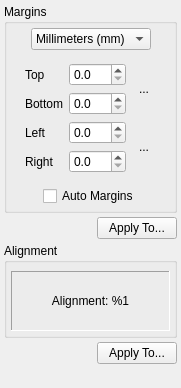
<?xml version="1.0" encoding="UTF-8"?>
<ui version="4.0">
 <class>PageLayoutOptionsWidget</class>
 <widget class="QWidget" name="PageLayoutOptionsWidget">
  <property name="geometry">
   <rect>
    <x>0</x>
    <y>0</y>
    <width>181</width>
    <height>388</height>
   </rect>
  </property>
  <property name="windowTitle">
   <string notr="true">Form</string>
  </property>
  <layout class="QVBoxLayout" name="verticalLayout_2">
   <property name="spacing">
    <number>4</number>
   </property>
   <property name="leftMargin">
    <number>4</number>
   </property>
   <property name="topMargin">
    <number>4</number>
   </property>
   <property name="rightMargin">
    <number>4</number>
   </property>
   <property name="bottomMargin">
    <number>4</number>
   </property>
   <item>
    <widget class="QGroupBox" name="marginsGroup">
     <property name="title">
      <string>Margins</string>
     </property>
     <layout class="QVBoxLayout" name="verticalLayout">
      <property name="spacing">
       <number>4</number>
      </property>
      <property name="leftMargin">
       <number>4</number>
      </property>
      <property name="topMargin">
       <number>4</number>
      </property>
      <property name="rightMargin">
       <number>4</number>
      </property>
      <property name="bottomMargin">
       <number>4</number>
      </property>
      <item>
       <layout class="QHBoxLayout" name="horizontalLayout">
        <item>
         <spacer name="horizontalSpacer_5">
          <property name="orientation">
           <enum>Qt::Horizontal</enum>
          </property>
          <property name="sizeHint" stdset="0">
           <size>
            <width>4</width>
            <height>20</height>
           </size>
          </property>
         </spacer>
        </item>
        <item>
         <layout class="QVBoxLayout" name="verticalLayout_3">
          <item>
           <widget class="QComboBox" name="unitsComboBox">
            <item>
             <property name="text">
              <string>Millimeters (mm)</string>
             </property>
            </item>
            <item>
             <property name="text">
              <string>Inches (in)</string>
             </property>
            </item>
           </widget>
          </item>
         </layout>
        </item>
        <item>
         <spacer name="horizontalSpacer_4">
          <property name="orientation">
           <enum>Qt::Horizontal</enum>
          </property>
          <property name="sizeHint" stdset="0">
           <size>
            <width>4</width>
            <height>20</height>
           </size>
          </property>
         </spacer>
        </item>
       </layout>
      </item>
      <item>
       <widget class="QWidget" name="panelMarginsControls" native="true">
        <layout class="QHBoxLayout" name="horizontalLayout_2">
         <item>
          <spacer name="horizontalSpacer_3">
           <property name="orientation">
            <enum>Qt::Horizontal</enum>
           </property>
           <property name="sizeHint" stdset="0">
            <size>
             <width>4</width>
             <height>20</height>
            </size>
           </property>
          </spacer>
         </item>
         <item>
          <layout class="QGridLayout" name="gridLayout">
           <item row="0" column="0">
            <widget class="QLabel" name="label">
             <property name="text">
              <string>Top</string>
             </property>
            </widget>
           </item>
           <item row="0" column="2" rowspan="2">
            <widget class="QToolButton" name="topBottomLink">
             <property name="minimumSize">
              <size>
               <width>24</width>
               <height>48</height>
              </size>
             </property>
             <property name="text">
              <string>...</string>
             </property>
             <property name="icon">
              <iconset resource="../../../../app/resources/resources.qrc">
               <normaloff>:/icons/stock-vchain-broken-24.png</normaloff>
               <normalon>:/icons/stock-vchain-24.png</normalon>:/icons/stock-vchain-broken-24.png</iconset>
             </property>
             <property name="iconSize">
              <size>
               <width>9</width>
               <height>24</height>
              </size>
             </property>
             <property name="autoRaise">
              <bool>true</bool>
             </property>
            </widget>
           </item>
           <item row="1" column="0">
            <widget class="QLabel" name="label_2">
             <property name="text">
              <string>Bottom</string>
             </property>
            </widget>
           </item>
           <item row="1" column="1">
            <widget class="QDoubleSpinBox" name="bottomMarginSpinBox">
             <property name="decimals">
              <number>1</number>
             </property>
             <property name="maximum">
              <double>999.000000000000000</double>
             </property>
            </widget>
           </item>
           <item row="2" column="0">
            <widget class="QLabel" name="label_3">
             <property name="text">
              <string>Left</string>
             </property>
            </widget>
           </item>
           <item row="2" column="1">
            <widget class="QDoubleSpinBox" name="leftMarginSpinBox">
             <property name="decimals">
              <number>1</number>
             </property>
             <property name="maximum">
              <double>999.000000000000000</double>
             </property>
            </widget>
           </item>
           <item row="2" column="2" rowspan="2">
            <widget class="QToolButton" name="leftRightLink">
             <property name="minimumSize">
              <size>
               <width>24</width>
               <height>48</height>
              </size>
             </property>
             <property name="text">
              <string>...</string>
             </property>
             <property name="icon">
              <iconset resource="../../../../app/resources/resources.qrc">
               <normaloff>:/icons/stock-vchain-broken-24.png</normaloff>
               <normalon>:/icons/stock-vchain-24.png</normalon>:/icons/stock-vchain-broken-24.png</iconset>
             </property>
             <property name="iconSize">
              <size>
               <width>9</width>
               <height>24</height>
              </size>
             </property>
             <property name="checked">
              <bool>false</bool>
             </property>
             <property name="autoRaise">
              <bool>true</bool>
             </property>
            </widget>
           </item>
           <item row="3" column="0">
            <widget class="QLabel" name="label_4">
             <property name="text">
              <string>Right</string>
             </property>
            </widget>
           </item>
           <item row="3" column="1">
            <widget class="QDoubleSpinBox" name="rightMarginSpinBox">
             <property name="decimals">
              <number>1</number>
             </property>
             <property name="maximum">
              <double>999.000000000000000</double>
             </property>
            </widget>
           </item>
           <item row="0" column="1">
            <widget class="QDoubleSpinBox" name="topMarginSpinBox">
             <property name="decimals">
              <number>1</number>
             </property>
             <property name="maximum">
              <double>999.000000000000000</double>
             </property>
            </widget>
           </item>
          </layout>
         </item>
         <item>
          <spacer name="horizontalSpacer">
           <property name="orientation">
            <enum>Qt::Horizontal</enum>
           </property>
           <property name="sizeHint" stdset="0">
            <size>
             <width>4</width>
             <height>20</height>
            </size>
           </property>
          </spacer>
         </item>
        </layout>
       </widget>
      </item>
      <item>
       <widget class="QWidget" name="autoMarginsLayout_2" native="true">
        <layout class="QHBoxLayout" name="autoMarginsLayout">
         <property name="spacing">
          <number>0</number>
         </property>
         <property name="leftMargin">
          <number>0</number>
         </property>
         <property name="topMargin">
          <number>0</number>
         </property>
         <property name="rightMargin">
          <number>0</number>
         </property>
         <property name="bottomMargin">
          <number>0</number>
         </property>
         <item>
          <spacer name="horizontalSpacer_13">
           <property name="orientation">
            <enum>Qt::Horizontal</enum>
           </property>
           <property name="sizeHint" stdset="0">
            <size>
             <width>4</width>
             <height>20</height>
            </size>
           </property>
          </spacer>
         </item>
         <item>
          <widget class="QCheckBox" name="autoMargins">
           <property name="text">
            <string>Auto Margins</string>
           </property>
           <property name="checked">
            <bool>false</bool>
           </property>
          </widget>
         </item>
         <item>
          <spacer name="horizontalSpacer_14">
           <property name="orientation">
            <enum>Qt::Horizontal</enum>
           </property>
           <property name="sizeHint" stdset="0">
            <size>
             <width>4</width>
             <height>20</height>
            </size>
           </property>
          </spacer>
         </item>
        </layout>
       </widget>
      </item>
     </layout>
    </widget>
   </item>
   <item>
    <layout class="QHBoxLayout" name="horizontalLayout_5">
     <item>
      <spacer name="horizontalSpacer_9">
       <property name="orientation">
        <enum>Qt::Horizontal</enum>
       </property>
       <property name="sizeHint" stdset="0">
        <size>
         <width>4</width>
         <height>20</height>
        </size>
       </property>
      </spacer>
     </item>
     <item>
      <widget class="QPushButton" name="applyMarginsBtn">
       <property name="text">
        <string>Apply To...</string>
       </property>
      </widget>
     </item>
    </layout>
   </item>
   <item>
    <widget class="QGroupBox" name="alignmentGroup">
     <property name="title">
      <string>Alignment</string>
     </property>
     <layout class="QGridLayout" name="gridLayout_3">
      <property name="leftMargin">
       <number>4</number>
      </property>
      <property name="topMargin">
       <number>4</number>
      </property>
      <property name="rightMargin">
       <number>4</number>
      </property>
      <property name="bottomMargin">
       <number>4</number>
      </property>
      <property name="spacing">
       <number>4</number>
      </property>
      <item row="0" column="0">
       <widget class="AlignmentWidget" name="widgetAlignment" native="true"/>
      </item>
      <item row="4" column="0" rowspan="4">
       <widget class="QLabel" name="lblCurrentAlignment">
        <property name="sizePolicy">
         <sizepolicy hsizetype="Preferred" vsizetype="Preferred">
          <horstretch>0</horstretch>
          <verstretch>0</verstretch>
         </sizepolicy>
        </property>
        <property name="minimumSize">
         <size>
          <width>0</width>
          <height>60</height>
         </size>
        </property>
        <property name="maximumSize">
         <size>
          <width>16777215</width>
          <height>16777215</height>
         </size>
        </property>
        <property name="toolTip">
         <string>Currently selected content alignment</string>
        </property>
        <property name="frameShape">
         <enum>QFrame::Panel</enum>
        </property>
        <property name="frameShadow">
         <enum>QFrame::Sunken</enum>
        </property>
        <property name="text">
         <string notr="true">Alignment: %1</string>
        </property>
        <property name="alignment">
         <set>Qt::AlignCenter</set>
        </property>
        <property name="wordWrap">
         <bool>true</bool>
        </property>
       </widget>
      </item>
     </layout>
    </widget>
   </item>
   <item>
    <layout class="QHBoxLayout" name="horizontalLayout_6">
     <item>
      <spacer name="horizontalSpacer_11">
       <property name="orientation">
        <enum>Qt::Horizontal</enum>
       </property>
       <property name="sizeHint" stdset="0">
        <size>
         <width>4</width>
         <height>20</height>
        </size>
       </property>
      </spacer>
     </item>
     <item>
      <widget class="QPushButton" name="applyAlignmentBtn">
       <property name="text">
        <string>Apply To...</string>
       </property>
      </widget>
     </item>
    </layout>
   </item>
   <item>
    <spacer name="verticalSpacer">
     <property name="orientation">
      <enum>Qt::Vertical</enum>
     </property>
     <property name="sizeHint" stdset="0">
      <size>
       <width>20</width>
       <height>20</height>
      </size>
     </property>
    </spacer>
   </item>
  </layout>
 </widget>
 <customwidgets>
  <customwidget>
   <class>AlignmentWidget</class>
   <extends>QWidget</extends>
   <header>filters/page_layout/alignmentwidget.h</header>
   <container>1</container>
  </customwidget>
 </customwidgets>
 <tabstops>
  <tabstop>unitsComboBox</tabstop>
  <tabstop>topMarginSpinBox</tabstop>
  <tabstop>bottomMarginSpinBox</tabstop>
  <tabstop>leftMarginSpinBox</tabstop>
  <tabstop>rightMarginSpinBox</tabstop>
  <tabstop>topBottomLink</tabstop>
  <tabstop>leftRightLink</tabstop>
  <tabstop>autoMargins</tabstop>
  <tabstop>applyMarginsBtn</tabstop>
  <tabstop>applyAlignmentBtn</tabstop>
 </tabstops>
 <resources>
  <include location="../../../../app/resources/resources.qrc"/>
 </resources>
 <connections/>
</ui>
